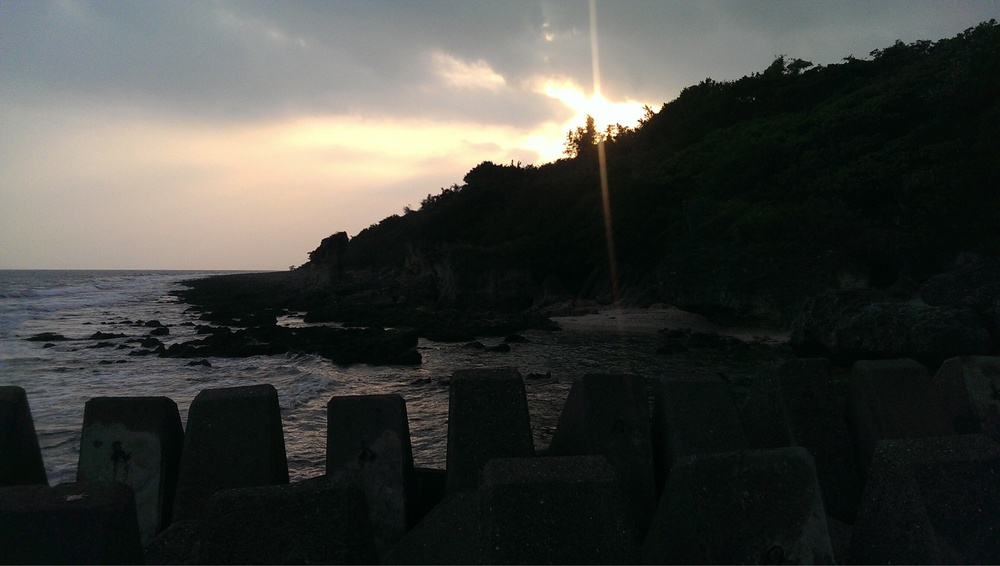
#> input picture 001.jpg, 1000 x 566 px, shrunk from 1920 x 1086 before the run
$ python 'RGB-CMYK TEST.py'
#> lines starting #> are read from the running program, lines starting #| are printed output that depends on the picture
#> further down, rgb_lwpImg is the input picture: shape (566, 1000, 3); mean B, G, R 61.8, 66, 64.5

import cv2
import numpy as np
#https://blog.csdn.net/lwplwf/article/details/77494072

def rgbtohsi(rgb_lwpImg):
    rows = int(rgb_lwpImg.shape[0])
#> rows = 566
    cols = int(rgb_lwpImg.shape[1])
#> cols = 1000
    b, g, r = cv2.split(rgb_lwpImg)
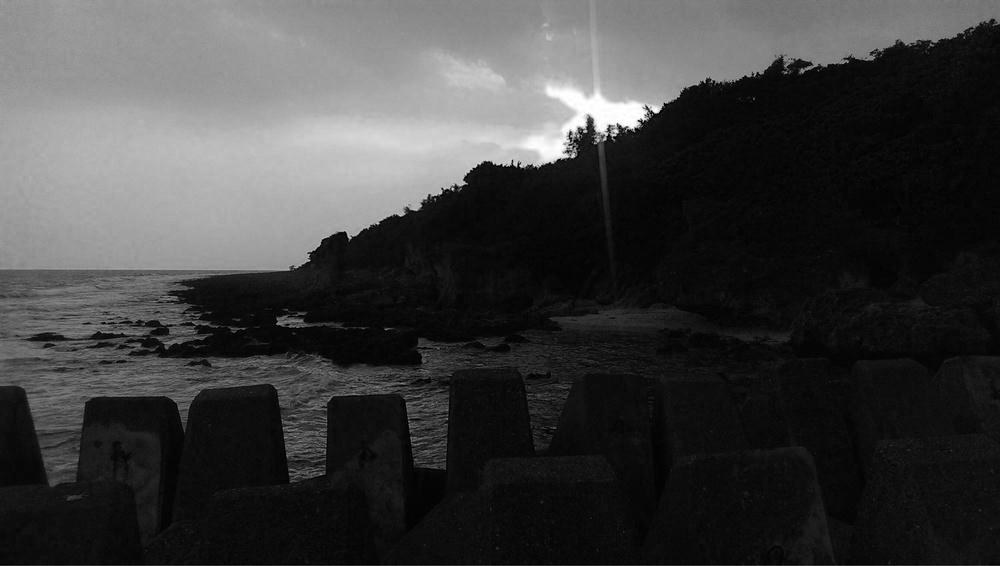
#> b: shape (566, 1000); min 0, max 255, mean 61.8
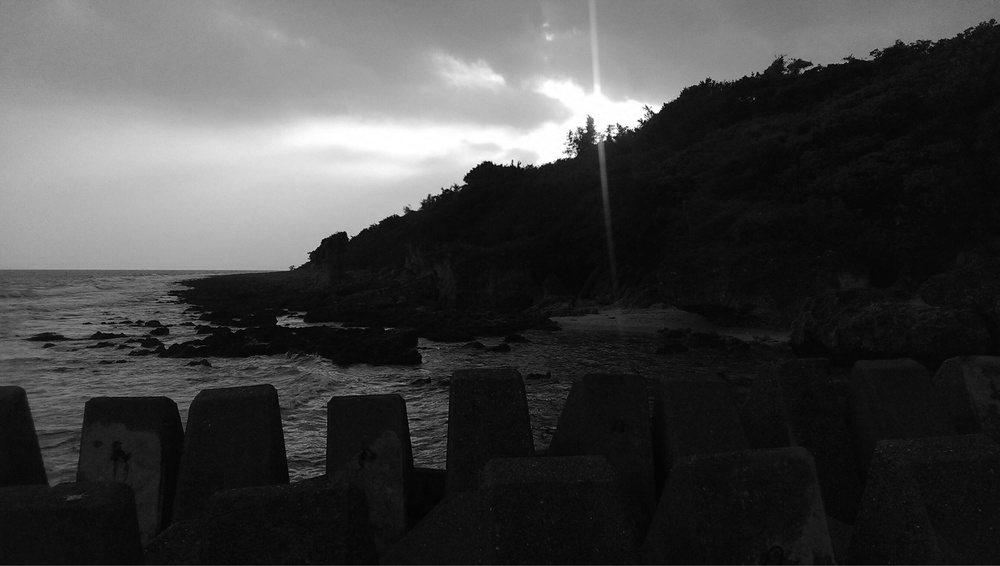
#> g: shape (566, 1000); min 0, max 255, mean 66
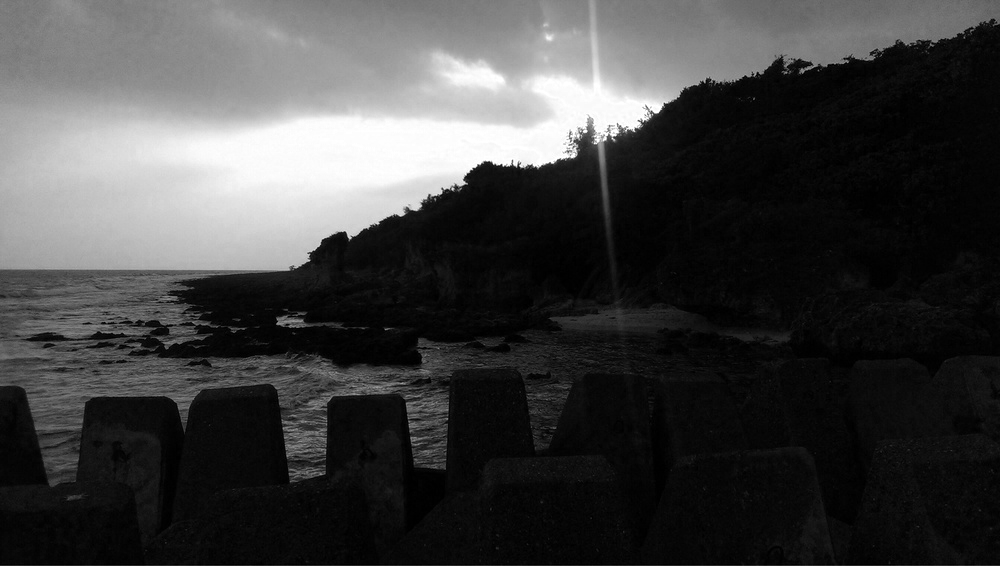
#> r: shape (566, 1000); min 0, max 255, mean 64.5
    # 归一化到[0,1]
    b = b / 255.0
    g = g / 255.0
    r = r / 255.0
    hsi_lwpImg = rgb_lwpImg.copy()
    H, S, I = cv2.split(hsi_lwpImg)
    for i in range(rows):
        for j in range(cols):
            num = 0.5 * ((r[i, j]-g[i, j])+(r[i, j]-b[i, j]))
            den = np.sqrt((r[i, j]-g[i, j])**2+(r[i, j]-b[i, j])*(g[i, j]-b[i, j]))
            theta = float(np.arccos(num/den))

            if den == 0:
                    H = 0
            elif b[i, j] <= g[i, j]:
                H = theta
            else:
                H = 2*3.14169265 - theta

            min_RGB = min(min(b[i, j], g[i, j]), r[i, j])
            sum = b[i, j]+g[i, j]+r[i, j]
            if sum == 0:
                S = 0
            else:
                S = 1 - 3*min_RGB/sum

            H = H/(2*3.14159265)
            I = sum/3.0
            # 输出HSI图像，扩充到255以方便显示，一般H分量在[0,2pi]之间，S和I在[0,1]之间
            hsi_lwpImg[i, j, 0] = H*255
            hsi_lwpImg[i, j, 1] = S*255
            hsi_lwpImg[i, j, 2] = I*255
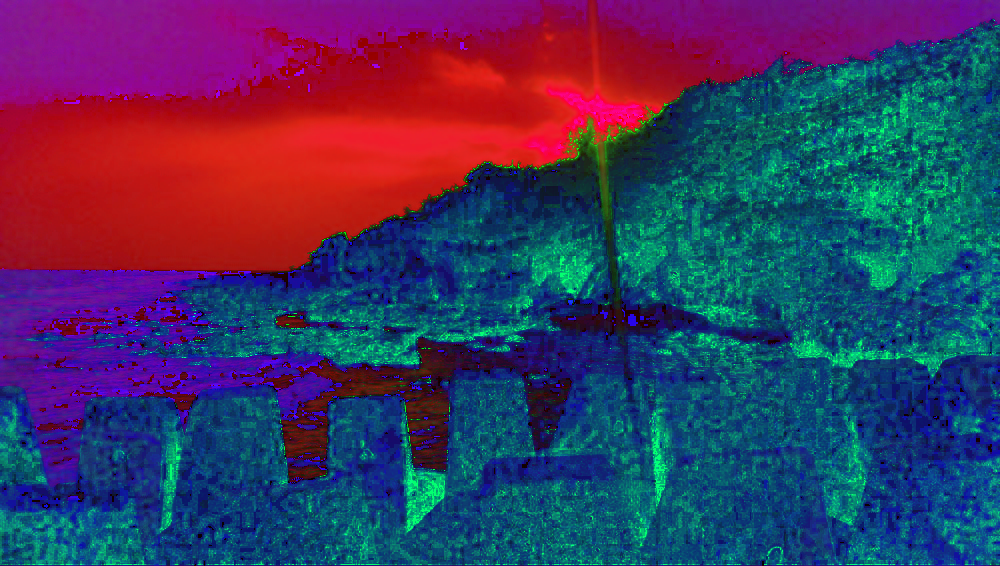
#> hsi_lwpImg: shape (566, 1000, 3); mean B, G, R 96.3, 54.9, 63.8
    return hsi_lwpImg
if __name__ == '__main__':
    rgb_lwpImg = cv2.imread("001.jpg")
    hsi_lwpImg = rgbtohsi(rgb_lwpImg)

    cv2.imshow('rgb_lwpImg', rgb_lwpImg)
    cv2.imshow('hsi_lwpImg', hsi_lwpImg)

    key = cv2.waitKey(0) & 0xFF
#> (key q is pressed here)
    if key == ord('q'):
        cv2.destroyAllWindows()

'''
from PIL import Image
import numpy as np
import cv2
import matplotlib.pyplot as plt
#import matplotlib.image as mpimg # mpimg 用於讀取圖片
from pylab import *

img = Image.open('002.jpg')
print("原本的模式",img.mode)
print(img.getpixel((0,0)))
imcmyk=img.convert("CMYK")
print("新的模式",imcmyk.mode)
print(imcmyk.getpixel((0,0)))

plt.subplot(1,2,1)
plt.title('origin')
plt.axis('off')
plt.imshow(img)
plt.subplot(1,2,2)
plt.title('new')
plt.axis('off')
plt.imshow(imcmyk)

plt.show()
'''

$ run again, with 002.jpg copied over 001.jpg
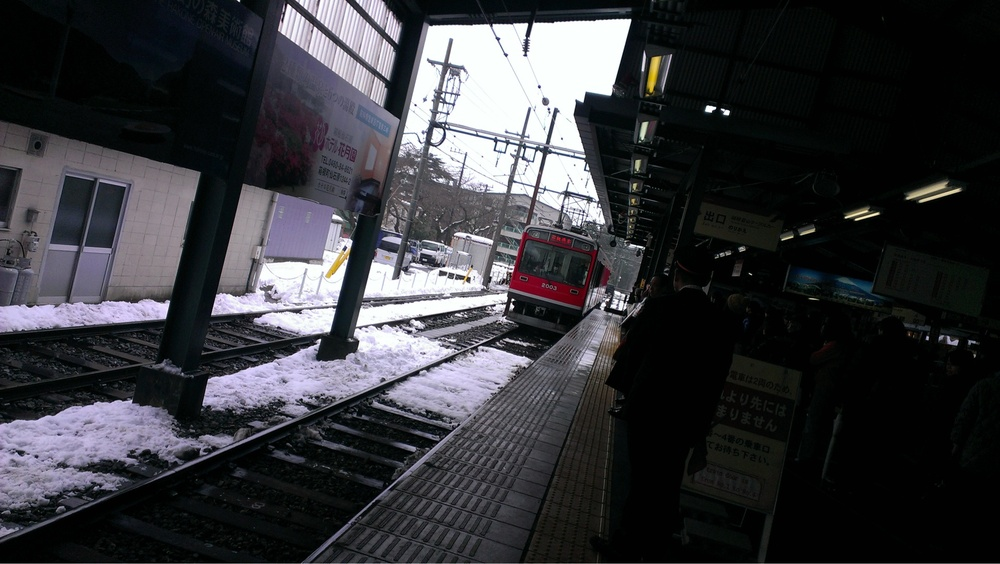
#> input picture 002.jpg, 1000 x 564 px, shrunk from 1920 x 1083 before the run
#> rgb_lwpImg is the input picture: shape (564, 1000, 3); mean B, G, R 59.1, 55, 54.5
#> in rgbtohsi, `b, g, r = cv2.split(rgb_lwpImg)`:
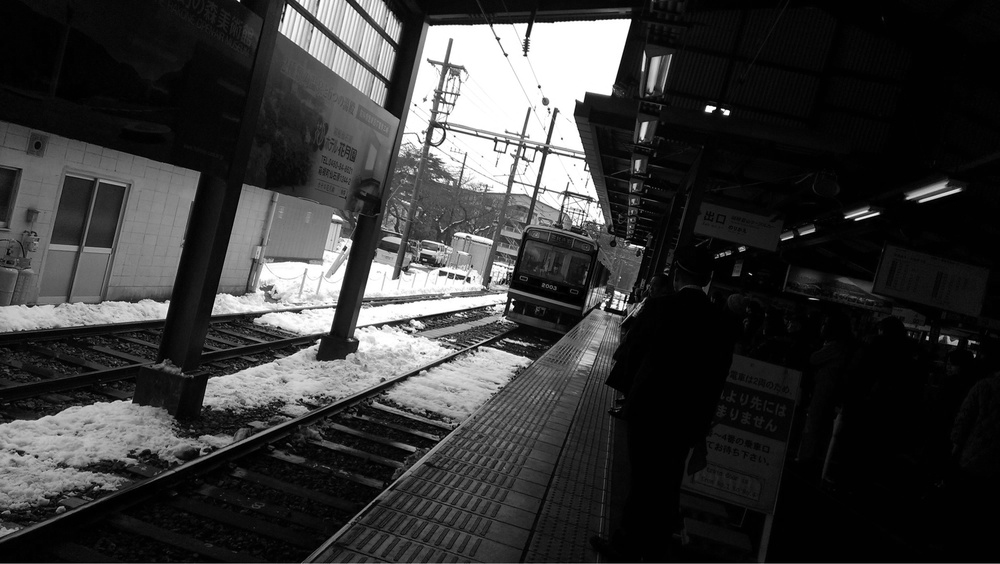
#> g: shape (564, 1000); min 0, max 255, mean 55
#> after the loop in rgbtohsi, `for i in range(rows):`:
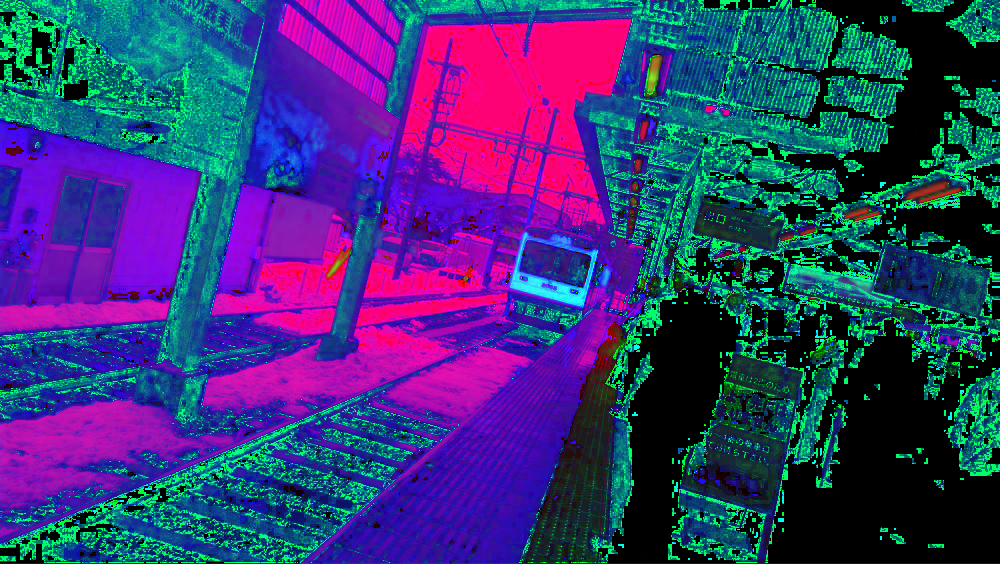
#> hsi_lwpImg: shape (564, 1000, 3); mean B, G, R 115.8, 53.2, 55.9

$ run again, with 003.jpg copied over 001.jpg
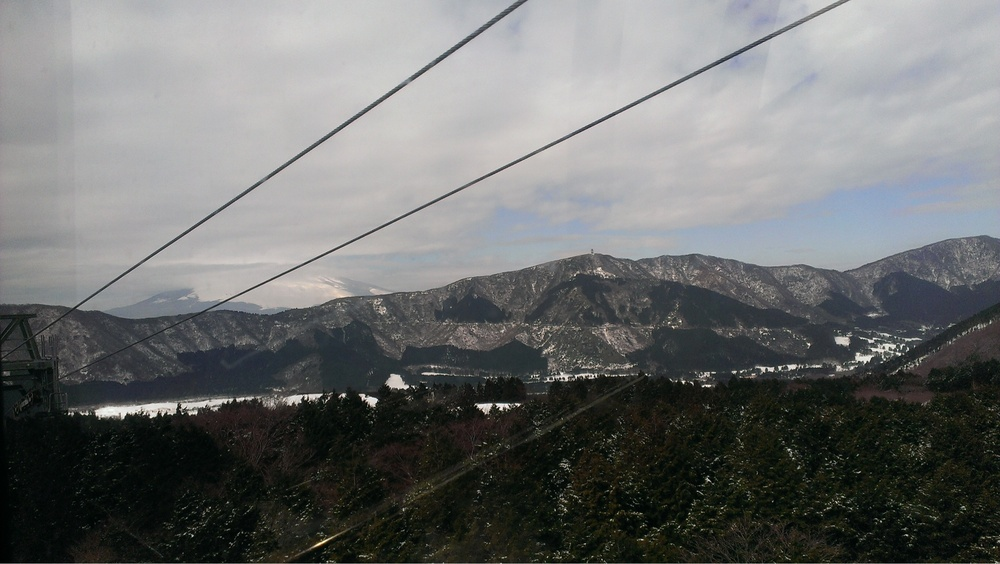
#> input picture 003.jpg, 1000 x 564 px, shrunk from 1920 x 1083 before the run
#> rgb_lwpImg is the input picture: shape (564, 1000, 3); mean B, G, R 110.9, 111.4, 109.6
#> in rgbtohsi, `b, g, r = cv2.split(rgb_lwpImg)`:
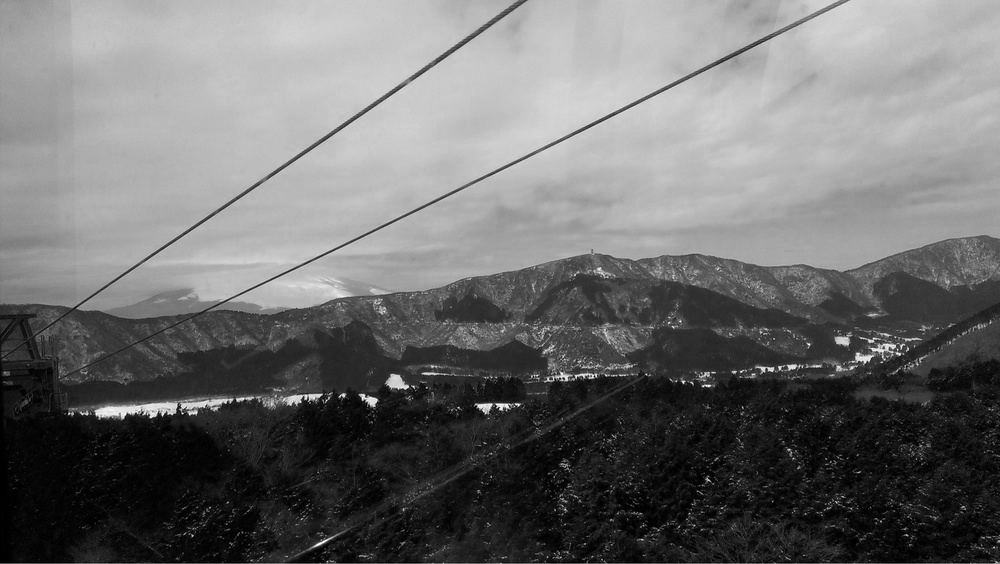
#> r: shape (564, 1000); min 0, max 255, mean 109.6
#> after the loop in rgbtohsi, `for i in range(rows):`:
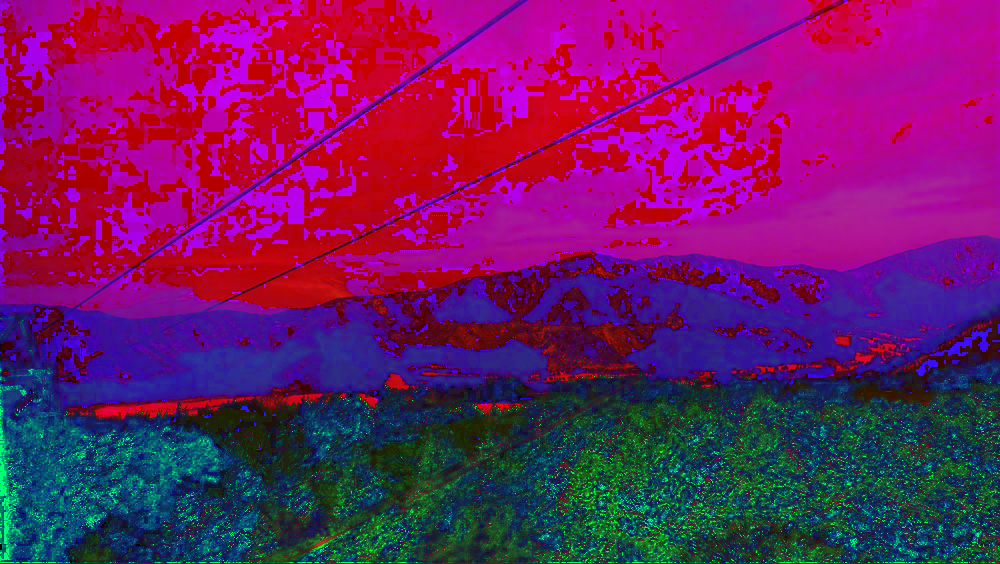
#> hsi_lwpImg: shape (564, 1000, 3); mean B, G, R 98.9, 25.2, 110.3

$ run again, with 004.jpg copied over 001.jpg
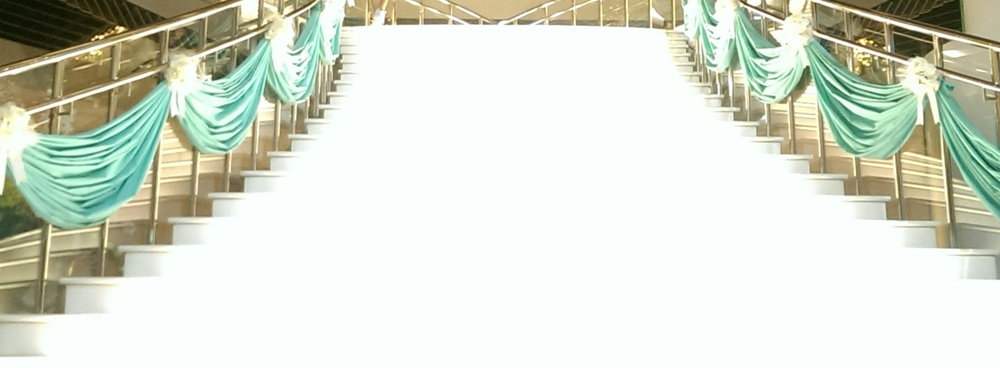
#> input picture 004.jpg, 1000 x 368 px, shrunk from 2683 x 987 before the run
#> rgb_lwpImg is the input picture: shape (368, 1000, 3); mean B, G, R 207.2, 220.7, 214.8
#> in rgbtohsi, `b, g, r = cv2.split(rgb_lwpImg)`:
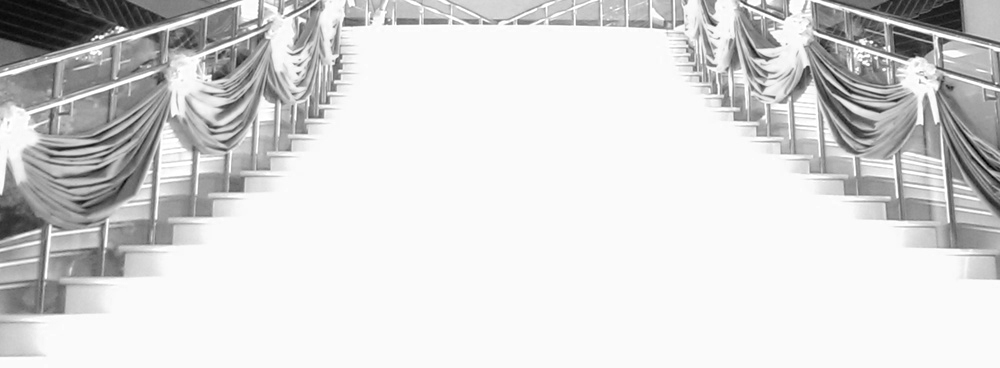
#> r: shape (368, 1000); min 0, max 255, mean 214.8
#> after the loop in rgbtohsi, `for i in range(rows):`:
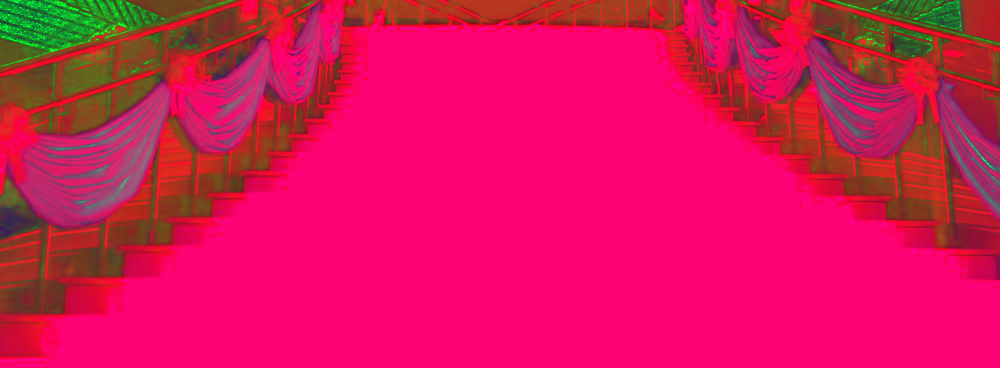
#> hsi_lwpImg: shape (368, 1000, 3); mean B, G, R 90.6, 21.1, 213.9
